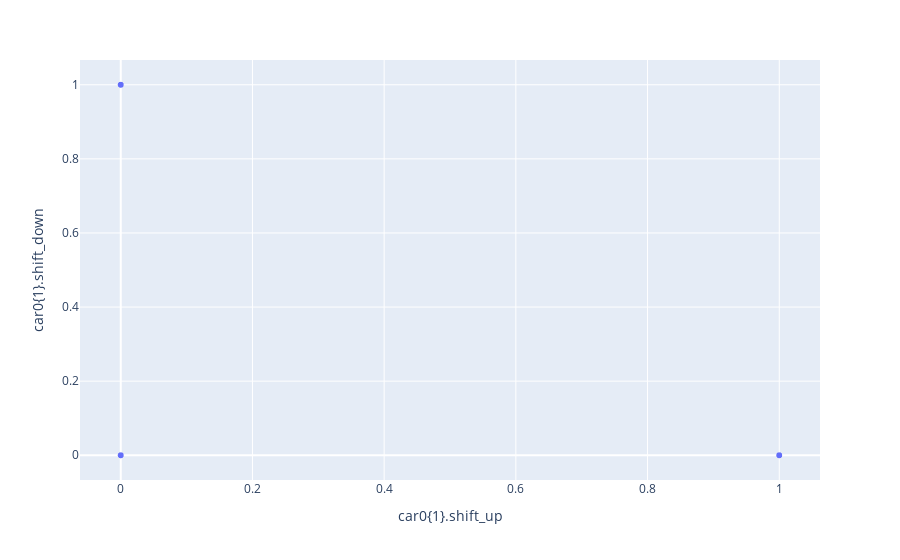

The code cell stored with this chart in its notebook:
### Code cell
fig2 = px.scatter(df, x="car0{1}.shift_up", y="car0{1}.shift_down")
fig2.show()

### Figure 1 — Plotly figure (JSON) as saved in the notebook; plotly's stock layout.template omitted (floating-point values rounded to 4 significant figures; data arrays with more than 128 entries replaced by an {"elided": "..."} marker saying what was removed)
{"data": [{"hovertemplate": "car0{1}.shift_up=%{x}<br>car0{1}.shift_down=%{y}<extra></extra>", "legendgroup": "", "marker": {"color": "#636efa", "symbol": "circle"}, "mode": "markers", "name": "", "showlegend": false, "type": "scattergl", "x": {"elided": "39971 float values"}, "xaxis": "x", "y": {"elided": "39971 float values"}, "yaxis": "y"}], "layout": {"legend": {"tracegroupgap": 0}, "margin": {"t": 60}, "xaxis": {"anchor": "y", "domain": [0, 1], "title": {"text": "car0{1}.shift_up"}}, "yaxis": {"anchor": "x", "domain": [0, 1], "title": {"text": "car0{1}.shift_down"}}}}
